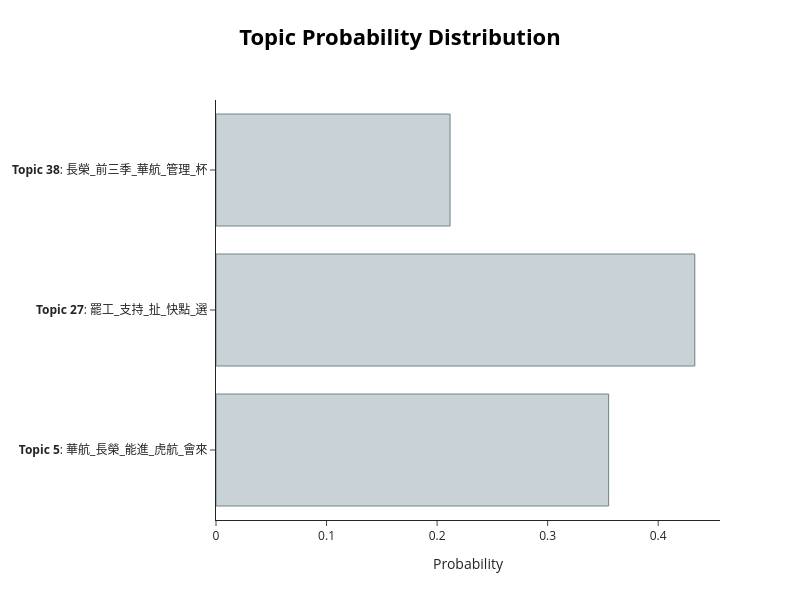

Here is the notebook cell this chart was saved with:
### Code cell
# 以第1個文件為例，列出這份文件對每個主題的機率分布
zh_topic_model.visualize_distribution(topic_distr[1])

### Figure 1 — Plotly figure (JSON) as saved in the notebook; plotly's stock layout.template omitted (floating-point values rounded to 4 significant figures)
{"data": [{"marker": {"color": "#C8D2D7", "line": {"color": "#6E8484", "width": 1}}, "orientation": "h", "type": "bar", "x": [0.3552, 0.4331, 0.2117], "y": ["<b>Topic 5</b>: 華航_長榮_能進_虎航_會來", "<b>Topic 27</b>: 罷工_支持_扯_快點_選", "<b>Topic 38</b>: 長榮_前三季_華航_管理_杯"]}], "layout": {"height": 600, "hoverlabel": {"bgcolor": "white", "font": {"family": "Rockwell", "size": 16}}, "title": {"font": {"color": "Black", "size": 22}, "text": "<b>Topic Probability Distribution</b>", "x": 0.5, "xanchor": "center", "y": 0.95, "yanchor": "top"}, "width": 800, "xaxis": {"title": {"text": "Probability"}}}}
